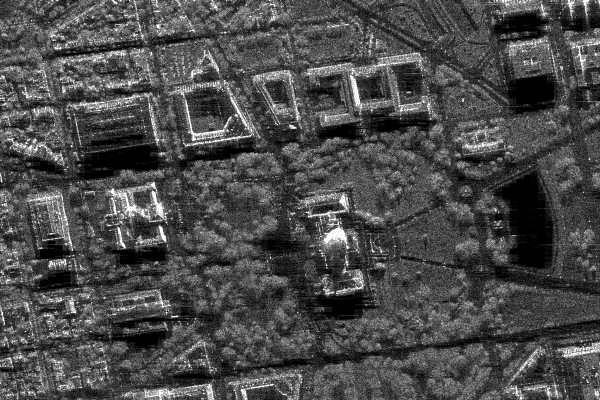
#> input picture Practice_1/sar_1_gray.jpg, 600 x 400 px
$ jupyter execute Task_1.ipynb
#> lines starting #> are read from the running program, lines starting #| are printed output that depends on the picture; after the words box and inside, x2 and y2 are one past the last pixel; in counts of white or black regions, pixels touching at a corner belong together; long printed decimals are rounded
[cell 1]
import numpy as np
import cv2
import matplotlib.pyplot as plt

# 1. Загрузите изображение в оттенках серого sar_1_gray.jpg.

[cell 2]
image = cv2.imread('sar_1_gray.jpg')
#> image is the input picture: shape (400, 600, 3); min 0, max 255, mean 74.9
image_gray = cv2.cvtColor(image, cv2.COLOR_BGR2GRAY)
plt.imshow(image_gray, cmap="gray")

# 2. Постройте гистограмму

[cell 3]
hist = cv2.calcHist([image_gray], [0], None, [256], [0, 256], accumulate=False)
#> hist = 256 values, max 3786 at index 1, min 40 at index 251, mean 937.5
plt.plot(hist)
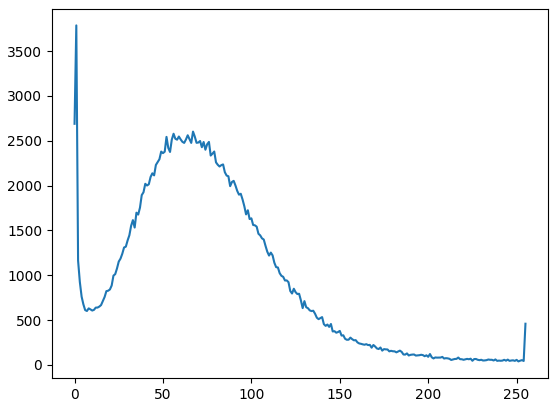
#> figure drawn by matplotlib, 1 panel; curve peaks at x = 1, y = 3786

[cell 4]
hist_cum = hist.cumsum()
#> hist_cum = 256 values from 2689 to 240000
plt.plot(hist_cum)
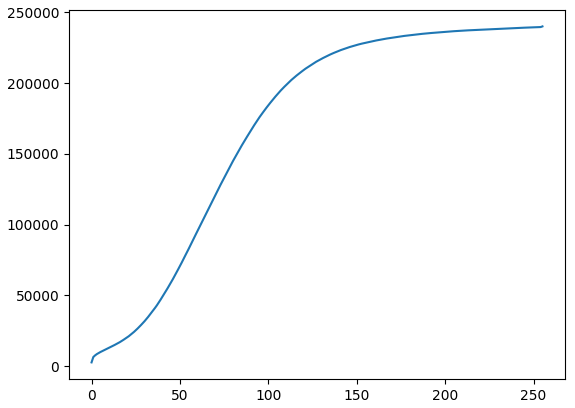
#> figure drawn by matplotlib, 1 panel; curve peaks at x = 255, y = 240000

[cell 5]
hist_norm = hist / (image.shape[0] * image.shape[1])
#> hist_norm = 256 values, max 0.0158 at index 1, min 0.000167 at index 251, mean 0.00391
plt.plot(hist_norm)
#> figure, not shown here; curve peaks at x = 1, y = 0.0158

# 3. Реализуйте алгоритм гамма коррекции с параметром гамма <1, >1.

[cell 6]
def gamma_correction(img, gamma):
    corrected = cv2.pow(img / 255.0, gamma)
    return (corrected * 255).astype(np.uint8)

image_light = gamma_correction(image_gray, 0.5)
#> in gamma_correction, `corrected = cv2.pow(img / 255.0, gamma)`:
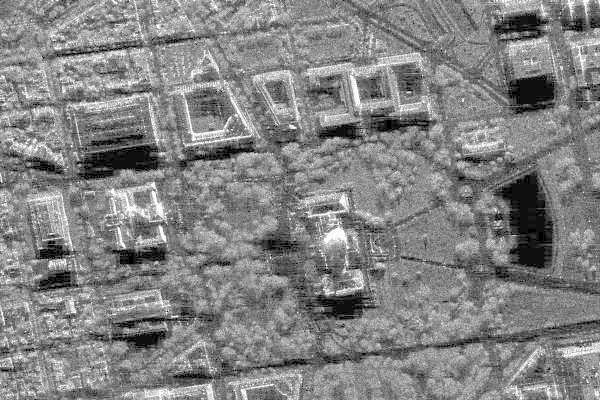
#> corrected: shape (400, 600) float64; min 0, max 1, mean 0.514
plt.imshow(image_light, cmap="gray")

[cell 7]
image_dark  = gamma_correction(image_gray, 1.5)
#> call 2 of gamma_correction, with gamma = 1.5
#> in gamma_correction (call 2), `corrected = cv2.pow(img / 255.0, gamma)`:
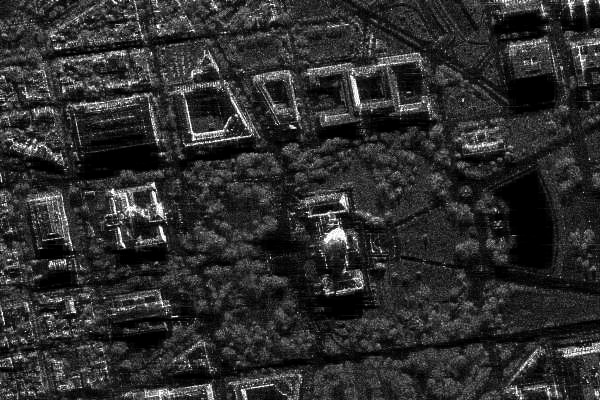
#> corrected: shape (400, 600) float64; min 0, max 1, mean 0.179
plt.imshow(image_dark, cmap="gray")

# 4. Сравните исходное изображение, скорректированное при помощи гамма-фильтра. MSE, SSIM.

[cell 8]
from skimage.metrics import structural_similarity, mean_squared_error

(ssim, diff) = structural_similarity(image_gray, image_dark, full=True)
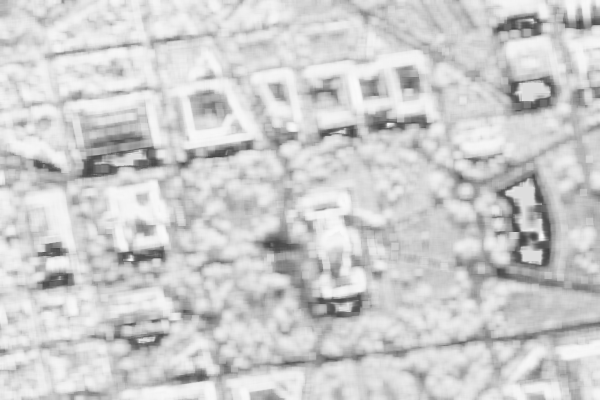
#> diff: shape (400, 600) float64; min 0.262, max 0.985, mean 0.807
#> ssim = 0.807
diff = (diff * 255).astype("uint8")
plt.imshow(diff, cmap="Purples")

[cell 9]
print("SSIM: {}".format(ssim))
#| SSIM: 0.8066

[cell 10]
mse = mean_squared_error(image_gray, image_dark)
#> mse = 971.8
print("MSE: {}".format(mse))
#| MSE: 971.821

# 5. Реализуйте алгоритм статистической цветокоррекции на основе статистики eq_gray.

[cell 11]
def color_transfer(target, source):
    E_t = target.mean()
    D_t = target.std()
    E_s = source.mean()
    D_s = source.std()
    new = E_s + (target - E_t) * (D_s / D_t)
    return np.clip(new, 0, 255).astype(np.uint8)

eq_gray = cv2.equalizeHist(image_gray)
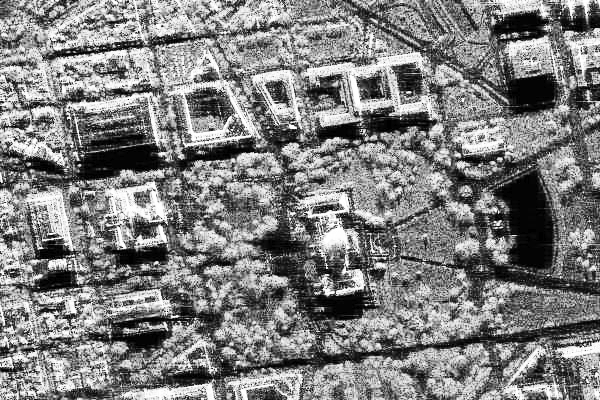
#> eq_gray: shape (400, 600); min 0, max 255, mean 127
color_transfer_image = color_transfer(image_gray, eq_gray)
#> in color_transfer, `E_t = target.mean()`: E_t = 74.94
#> in color_transfer, `D_t = target.std()`: D_t = 43.66
#> in color_transfer, `E_s = source.mean()`: E_s = 127
#> in color_transfer, `D_s = source.std()`: D_s = 74.27
#> in color_transfer, `return np.clip(new, 0, 255).astype(np.uint8)`:
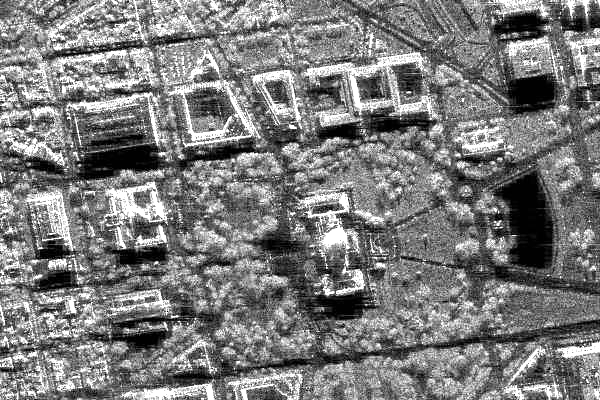
#> returned value: shape (400, 600); min 0, max 255, mean 123.1
plt.imshow(color_transfer_image, cmap='gray')

[cell 12]
plt.imshow(eq_gray, cmap='gray')

# 6. Протестируйте работу алгоритмов пороговой фильтрации с различными параметрами.

[cell 13]
_, thresh1 = cv2.threshold(image_gray, 200, 255, cv2.THRESH_BINARY)
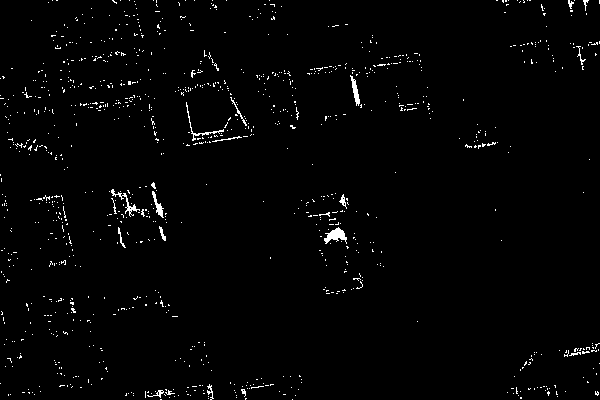
#> thresh1: shape (400, 600); 1.6% white in thin lines or dots
plt.imshow(thresh1, cmap='gray')

[cell 14]
thresh1[thresh1 == 100].sum()
#> Out = 0

[cell 15]
_, thresh2 = cv2.threshold(image_gray, 200, 255, cv2.THRESH_BINARY_INV)
#> thresh2: shape (400, 600); 98.4% white; black in thin lines or dots
plt.imshow(thresh2, cmap='gray')

[cell 16]
thresh2[thresh2 == 100].sum()
#> Out = 0

[cell 17]
_, thresh3 = cv2.threshold(image_gray, 200, 255, cv2.THRESH_TRUNC)
plt.imshow(thresh3, cmap='gray')

[cell 18]
thresh3[thresh3 == 210].sum()
#> Out = 0

[cell 19]
_, thresh4 = cv2.threshold(image_gray, 200, 255, cv2.THRESH_TOZERO)
plt.imshow(thresh4, cmap='gray')

[cell 20]
thresh4[thresh4 == 190].sum()
#> Out = 0

[cell 21]
_, thresh5 = cv2.threshold(image_gray, 200, 255, cv2.THRESH_TOZERO_INV)
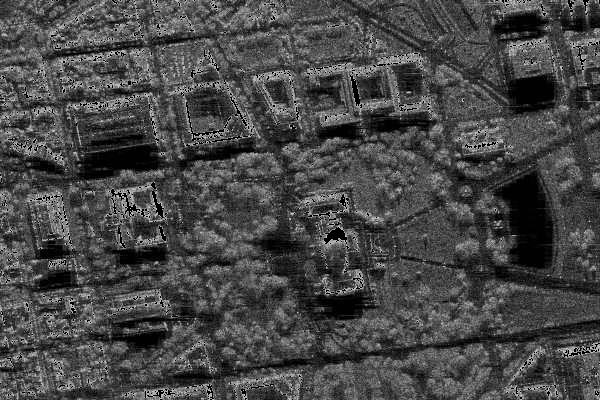
#> thresh5: shape (400, 600); min 0, max 200, mean 71.3
plt.imshow(thresh5, cmap='gray')

[cell 22]
thresh5[thresh5 == 210].sum()
#> Out = 0

[cell 23]
_, thresh6 = cv2.threshold(image_gray, 50, 255, cv2.THRESH_BINARY)
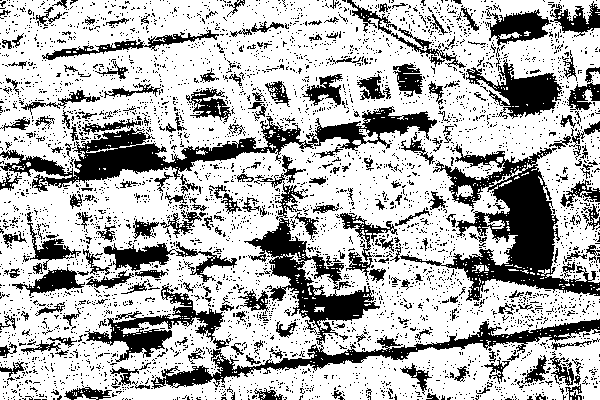
#> thresh6: shape (400, 600); 70.5% white; 4371 black regions (4132 under 20 px), largest, box (x1, y1, x2, y2) and area: (151, 218, 600, 389) 9418, (400, 144, 600, 301) 9322, (0, 106, 437, 192) 8317
plt.imshow(thresh6, cmap='gray')
